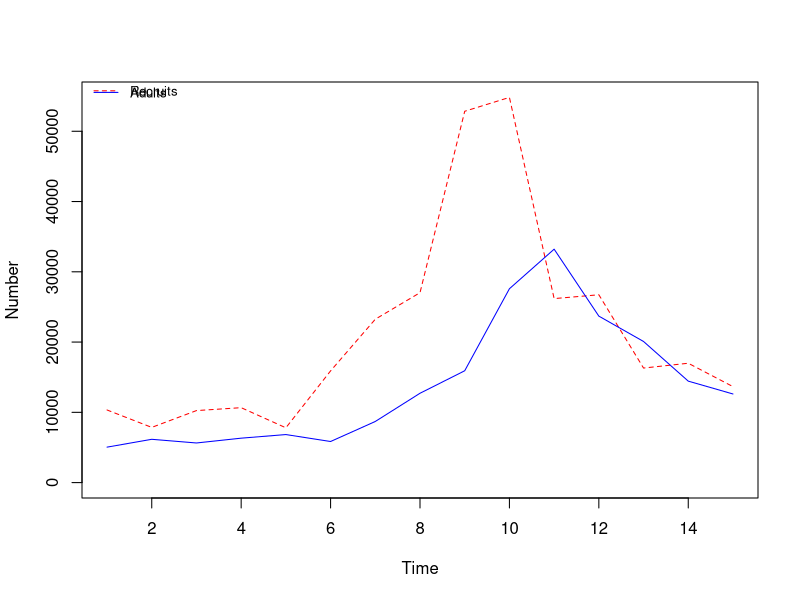
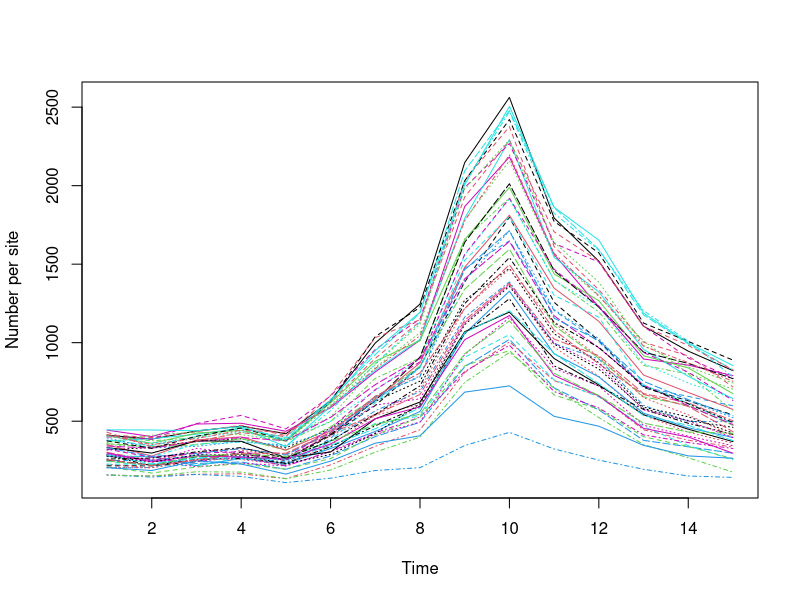

Recreate these plots in R, in order.

mySeed <- 0
set.seed(mySeed)


#########################
# SIMULATION PARAMETERS #
#########################


# General simulation parameters #
#-------------------------------#

Amax <- 2 # Number of age classes
Tmax <- 15 # Number of years
Jmax <- 50 # Number of sites/transect lines

# Population parameters #
#-----------------------#

# Initial population numbers per site
N1 <- matrix(NA, ncol = Amax, nrow = Jmax)
for(j in 1:Jmax){
  N1[j,1] <- round(runif(1, 100, 300)) # Number of juveniles
  N1[j,2] <- rpois(1, 0.5*N1[j,1]) # Number of adults
}


# Vital rate parameters #
#-----------------------#

## Annual survival
Mu.S <- 0.4 # Average annual survival probability
sigmaT.S <- 0 # SD of random year variation in survival
sigmaJ.S <- 0 # SD of random site variation in survival

## Reproduction
Mu.R <- 3 # Average number of chicks in August
sigmaT.R <- 0.5 # SD of random year variation in number of chicks
sigmaJ.R <- 0 # SD of random site variation in number of chicks

## Juvenile summer survival
#Mu.sJ <- 0.2 # Average summer survival of chicks
#sigmaT.sJ <- 0 # SD of random year variation in chick survival
#sigmaJ.sJ <- 0 # SD of random site variation in survival


# Data & observation parameters #
#-------------------------------#

## Line-transect distance sampling
min.Tlength <- 1000 # Minimum transect length
max.Tlength <- 1000  # Maximum transect length

W <- 200 # Truncation distance (max. distance at which observation is possible)
  
#pi <- 3.141593 # Approximation of pi

Mu.dd <- 75 # Average width parameter for half-normal detection function
sigmaT.dd <- 0 # SD of random year variation in detection probability
sigmaJ.dd <- 0 # SD of random year variation in detection probability

## Known-fate radio-telemetry
Tmin.RT <- 5 # First year for which radio-telemetry data has been collected
Tmax.RT <- 10 # Last year for which radio-telemetry data has been collected

# Average number of individuals fitted with transmitters each year
nind.avg.RT <- 30


# ## Nest survey
# Tmin.NS <- 1 # First year for which nest survey data has been collected
# Tmax.NS <- 15 # Last year for which nest survey data has been collected
# 
# # Average number of nests monitored each year
# nind.avg.NS <- 40


#########################
# VITAL RATE SIMULATION #
#########################

## Function to simulate year- and site-specific vital rates
simulate.VRs <- function(Tmax, Jmax,
                         Mu.S, Mu.R, 
                         sigmaT.S, sigmaT.R, 
                         sigmaJ.S, sigmaJ.R){
  
  # Sample random year effects for all vital rates
  epsilonT.S <- rnorm(Tmax, mean = 0, sd = sigmaT.S)
  epsilonT.R <- rnorm(Tmax, mean = 0, sd = sigmaT.R)
  #epsilonT.sJ <- rnorm(Tmax, mean = 0, sd = sigmaT.sJ)
  
  # Sample random site effects for all vital rates
  epsilonJ.S <- rnorm(Jmax, mean = 0, sd = sigmaJ.S)
  epsilonJ.R <- rnorm(Jmax, mean = 0, sd = sigmaJ.R)
 #epsilonJ.sJ <- rnorm(Jmax, mean = 0, sd = sigmaJ.sJ)
  
  # Calculate year- and site-specific vital rates
  S <- R <- sJ <- matrix(NA, nrow = Jmax, ncol = Tmax)
  for(t in 1:Tmax){
    for(j in 1:Jmax){
      
      S[j,t] <- plogis(qlogis(Mu.S) + epsilonT.S[t] + epsilonJ.S[j])
      R[j,t] <- exp(log(Mu.R) + epsilonT.R[t] + epsilonJ.R[j])
      #sJ[j,t] <- plogis(qlogis(Mu.sJ) + epsilonT.sJ[t] + epsilonJ.sJ[j])
      
    }
  }
  
  # Arrange vital rates in a list
  VR.list <- list(S = S, R = R)
  
}

## Simulate vital rates
VR.list <- simulate.VRs(Tmax, Jmax,
                        Mu.S, Mu.R, 
                        sigmaT.S, sigmaT.R,
                        sigmaJ.S, sigmaJ.R)


#########################
# POPULATION SIMULATION #
#########################

## Function for simulating temporal population dynamics in each site
simulate.pop <- function(Amax, Tmax, Jmax, VR.list, N1, stochastic = TRUE, plot = FALSE){
  
  # Prepare arrays for storing population projections
  N <- array(NA, dim = c(Jmax, Amax, Tmax))
  #Chicks <- matrix(NA, nrow = Jmax, ncol = Tmax)
  
  # Initialize population projection
  N[,,1] <- N1
  
  # Print simulation info
  if(stochastic){
    message('Simulating population dynamics with demographic stochasticity...')
  }else{
    message('Simulating deterministic population dynamics...')
  }
  
  # Simulate survival & reproduction over time in each site
  for(j in 1:Jmax){
    for(t in 1:(Tmax-1)){
      
      if(stochastic){
    
        # - Survivors
        N[j,2,t+1] <- rbinom(1, size = sum(N[j,1:Amax,t]), prob = VR.list$S[j,t])
      
        # - Reproduction of survivors
        N[j,1,t+1] <- rpois(1, lambda = N[j,2,t+1]*(VR.list$R[j,t+1])/2)
      
        # - Young-of-the-year recruiting in the end of summer
       # N[j,1,t+1] <- rbinom(1, size = Chicks[j,t+1], prob = VR.list$sJ[j,t+1])
    
    
      }else{
    
        # - Survivors
        N[j,2,t+1] <- sum(N[j,1:Amax,t])*VR.list$S[j,t]
      
        # - Reproduction of survivors
        N[j,1,t+1] <- N[j,2,t+1]*(VR.list$R[j,t+1]/2)
      
        # - Young-of-the-year recruiting in the end of summer
        #N[j,1,t+1] <- Chicks[j,t+1]*VR.list$sJ[j,t+1]
      }
    }
  }
  
  # Plot trajectories
  #par(mfrow = c(1,2))
  plot(colSums(N[,1,]), type = 'l', col = 'red', lty = 'dashed', 
       ylab = 'Number', xlab = 'Time', ylim = c(0, max(colSums(N[,1,]), na.rm = T)))
  lines(colSums(N[,2,]), col = 'blue')
  legend('topleft', legend = c('Recruits', 'Adults'), 
               col = c('red', 'blue'),
               lty = c('dashed', 'solid'), 
               cex = 0.8, y.intersp = 0.1, bty = 'n')
  
  matplot(apply(N, 1, colSums), type = 'l', ylab = 'Number per site', xlab = 'Time')
  
  # Arrange simulated numbers in a list & return
  SimData <- list(N = N)
  return(SimData)
}

## Simulate population trajectories for all sites
SimData <- simulate.pop(Amax, Tmax, Jmax, VR.list, N1, stochastic = TRUE, plot = TRUE)


#################################
# LINE TRANSECT DATA SIMULATION #
#################################

# NOTE: As of now, the simulated DS data assumes independent observation of 
#       single animals, i.e. each observation = 1 individual. 
#       In the real ptarmigan data, an observation may pertain to single animals
#       or groups of multiple animals. Extension of the data simulation to 
#       accommodate group sampling will have to be made later. 

## Function for simulating hierarchical distance sampling data
simulate.HDSdata <- function(Jmax, Tmax, N.age,
                             Mu.dd, sigmaT.dd, sigmaJ.dd,
                             w, discard0 = TRUE, min.Tlength, max.Tlength){
  
  # Set site-specific transect lengths
  # NOTE: These are not currently influencing the data simulation in any way
  L <- matrix(runif(Jmax*Tmax, min.Tlength, max.Tlength), nrow = Jmax, ncol = Tmax)
  
  # Sample random year and site effects on sigma parameter
  epsilonT <- rnorm(Tmax, mean = 0, sd = sigmaT.dd)
  epsilonJ <- rnorm(Jmax, mean = 0, sd = sigmaJ.dd)
  
  # Calculate year- and site-specific sigma parameter
  Sigma <- exp(log(Mu.dd) + outer(epsilonJ, epsilonT, FUN = '+'))
  
  # Sum up true population sizes (adults + YOY) per year-site combination
  N.tot <- apply(N.age, c(1,3), sum)
  
  
  # Simulate line transect data (observation distances)
  data <- data.frame()
  for(t in 1:Tmax){
    for(j in 1:Jmax){
      
      if(N.tot[j,t] == 0){
        data <- rbind(data, c(j, NA, NA, NA))
        next
      }
      
      # - Sample distance from transect line for each individual (assuming uniform distribution)
      #d <- runif(N.tot[j,t], 0, W) 
      d_juv <- runif(N.age[j, 1, t], 0, W)
      d_ad <- runif(N.age[j, 2, t], 0, W) 
      d <- as.matrix(cbind(c(d_ad, d_juv), c(rep(1, length(d_juv)), rep(2, length(d_ad)))))
      
      
      # - Calculate individual detection probabilities p based on distances d
      p <- exp(-d * d/(2 * (Sigma[j,t]^2)))
      
      # - Simulate observation process (whether each individual was observed or not)
      #y <- rbinom(n = N.tot[j,t], size = 1, prob = p)
      y_juv <- rbinom(n = N.age[j, 1, t], size = 1, prob = p)
      y_ad <- rbinom(n = N.age[j, 2, t], size = 1, prob = p)
      y <- as.matrix(cbind(c(y_ad, y_juv), c(rep(1, length(y_juv)), rep(2, length(y_ad)))))
      
      
      # - Retain only data from observations if "discard0"
      if(discard0){
        d <- d[y[,1] == 1,]
        # d_juv <- d_juv[y == 1]
        # d_ad <- d_ad[y == 1]
        y <- y[y[,1] == 1,]
        # y_juv <- y_juv[y == 1]
        # y_ad <- y_ad[y == 1]
        
      }
      
      
      # - Arrange data
      if(sum(y[,1]) > 0){
        data <- rbind(data, cbind(rep(j, sum(y[,1])), rep(t, sum(y[,1])), y[,1], d[,1], d[,2]))
      }else{
        data <- rbind(data, c(j, NA, NA, NA))
      } 
    }
  }
  colnames(data) <- c("site", "year", "obs", "distance", "age")
  
  # Summarise number of individuals observed per year-site combination
  #DS.count <- array(NA, nrow = Jmax, ncol = Tmax)
  DS.count <- array(NA, c(Jmax, 2, Tmax))
  for(t in 1:Tmax){
    for(j in 1:Jmax){
      for(a in 1:2){
        data.sub <- subset(data, year == t & site == j & age == a)
        DS.count[j, a, t] <- nrow(data.sub)
      }
    }
  }
  
  # Collate and return data
  DS.data <- list(d = data$d, d_year = data$year, d_site = data$site, d_age=data$age, 
                  DS.count = DS.count, L = L)
  return(DS.data)
}

## Simulate hierarchical distance sampling data
DS.data <- simulate.HDSdata(Jmax, Tmax, N.age = SimData$N, 
                            Mu.dd, sigmaT.dd, sigmaJ.dd,
                            W, discard0 = TRUE, 
                            min.Tlength, max.Tlength)



########################################
# KNOWN-FATE TELEMETRY DATA SIMULATION #
########################################

# NOTE: As of now, only one (= annual) survival interval is included in the data
#       simulation. However, extending this to conditional survival over two
#       seasonal periods (as in the real data) is straightforward. 

## Function for simulating known-fate telemetry data
simulate.RTdata <- function(nind.avg.RT, Tmin.RT, Tmax.RT, Tmax, SurvProbs){
  
  # Make vectors for storing data
  n.rel <- n.surv <- rep(NA, Tmax)
  
  for(t in Tmin.RT:Tmax.RT){
    
    # Sample number of individuals fitted with transmitters each year
    n.rel[t] <- rpois(1, nind.avg.RT)
    
    # Simulate survivors to the next year
    n.surv[t] <- rbinom(1, size = n.rel[t], prob = SurvProbs[t])
  }
  
  # Assemble data in a list and return
  RT.data <- list(n.rel = n.rel, n.surv = n.surv)
  return(RT.data)
}

## Simulate known-fate telemetry data
RT.data <- simulate.RTdata(nind.avg.RT, Tmin.RT, Tmax.RT, Tmax, SurvProbs = VR.list$S[1,])


###############################
# NEST SURVEY DATA SIMULATION #
###############################

# ## Function for simulating nest survey data
# simulate.NSdata <- function(nind.avg.NS, Tmin.NS, Tmax.NS, Tmax, RepRates){
#   
#   # Determine number of nests surveyed in each year
#   n.nests <- rep(NA, Tmax)
#   for(t in Tmin.NS:Tmax.NS){
#     n.nests[t] <- rpois(1, nind.avg.NS)
#   }
#   
#   # Set up empty vectors for storing data
#   nChicks.obs <- year.obs <- vector()
#   
#   # Simulate nest survey data collection
#   for(t in Tmin.NS:Tmax.NS){
#     
#     # - Simulate number of chicks in each nest surveyed in year t
#     nChicks.obs.t <- rpois(n.nests[t], RepRates[t])
#     
#     # - Make a vector with year indices
#     year.obs.t <- rep(t, n.nests[t])
#     
#     # - Merge data of year t with data from previous years
#     nChicks.obs <- c(nChicks.obs, nChicks.obs.t)
#     year.obs <- c(year.obs, year.obs.t)
#   }
#   
#   # Assemble data in a list and return
#   NS.data <- list(nChicks.obs = nChicks.obs, year.obs = year.obs)
#   return(NS.data)
# }
# 
# ## Simulate nest survey data
# NS.data <- simulate.NSdata(nind.avg.NS, Tmin.NS, Tmax.NS, RepRates = VR.list$R[1,])


#########################
# FULL DATASET ASSEMBLY #
#########################

## Collect all simulated parameter values into a list
SimParams <- list(
  Seed = mySeed,
  Amax = Amax, Tmax = Tmax, Jmax = Jmax,
  N1 = N1,
  Mu.S = Mu.S, Mu.R = Mu.R, 
  sigmaT.S = sigmaT.S, sigmaT.R = sigmaT.R, 
  sigmaJ.S = sigmaJ.S, sigmaJ.R = sigmaJ.R, 
  
  min.Tlength = min.Tlength,
  max.Tlength = max.Tlength,
  W = W,
  Mu.dd = Mu.dd, sigmaT.dd = sigmaT.dd, sigmaJ.dd = sigmaJ.dd,
  
  Tmin.RT = Tmin.RT, Tmax.RT = Tmax.RT, nind.avg.RT = nind.avg.RT
  #Tmin.NS = Tmin.NS, Tmax.NS = Tmax.NS, nind.avg.NS = nind.avg.NS
)

## Collate and save all data
AllSimData <- list(
  SimParams = SimParams,
  VR.list = VR.list,
  DS.data = DS.data,
  RT.data = RT.data
)

